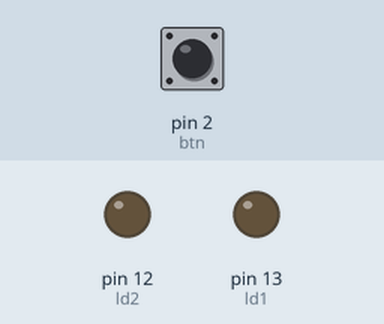
This sketch was run on a simulated Arduino Uno, built with avr-gcc and run on an emulated ATmega328P. Parts: output pins drawn as LEDs (lit = HIGH). Inputs (shaded band) come from the test bench; at power-on: pin 2 (btn) HIGH.

Above: at 1.2 s.
1.3 s: pin 2 (btn) pulsed LOW 5 times (0.12 s each, 0.3 s apart)
At 5.5 s:
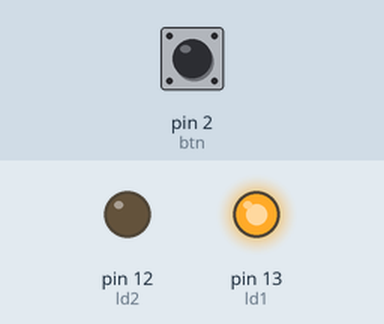
5.8 s: pin 2 (btn) pulled LOW for 0.15 s
At 6.1 s:
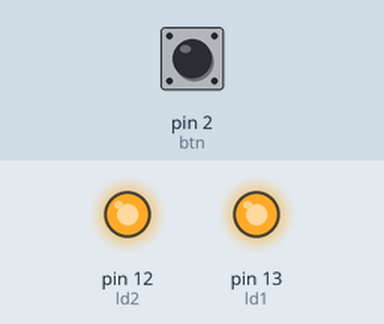
8.9 s: pin 2 (btn) pulled LOW for 1 s
At 10.5 s:
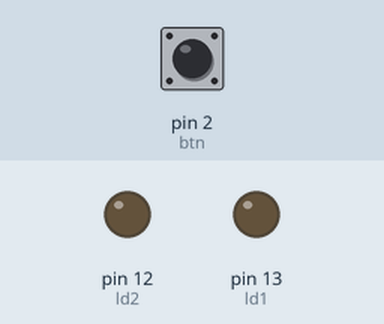
12.9 s: pin 2 (btn) pulled LOW for 3.2 s
At 13.9 s:
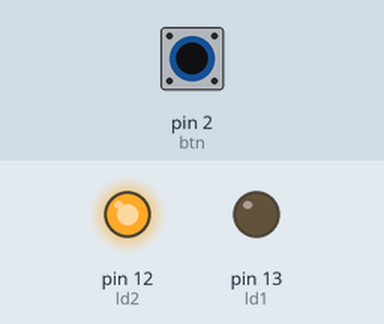
Timing chart, 0 to 16.5 s (numbered marks = the images above; inputs shaded):
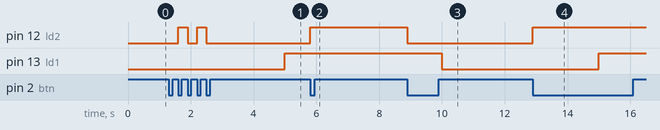

The sketch:

1b.ino
```cpp
int ld1 = 13;
int ld2 = 12;

int btn = 2;

int state1 = LOW;
int state2 = LOW;

void setup()
{
  pinMode(btn, INPUT_PULLUP);
  pinMode(ld1, OUTPUT);
  pinMode(ld2, OUTPUT);
  attachInterrupt(digitalPinToInterrupt(2), lightLED, FALLING);
}

void loop()
{
  digitalWrite(ld1, state1);
  state1 = !state1;
  delay(5000);
}

void lightLED(void)
{
  digitalWrite(ld2, state2);
  state2 = !state2;
}
```

Measured:
- after the input at 1.3 s, pin 12 (ld2): alternates HIGH for 0.30 s and LOW for 0.30 s, 4 changes in all, then stays LOW, starting after 0.30 s
- after the input at 5.8 s, pin 12 (ld2): LOW → HIGH at once
- after the input at 8.9 s, pin 12 (ld2): HIGH → LOW at once
- after the input at 12.9 s, pin 12 (ld2): LOW → HIGH at once
